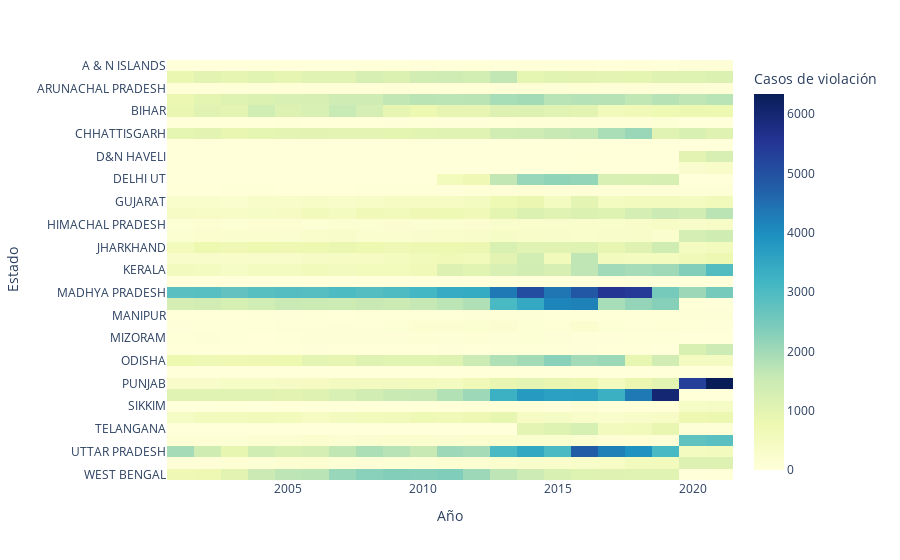

Write notebook code for a chart like this one.
### Code cell
import plotly.express as px

# Crear un mapa de calor usando Plotly
heatmap_data = crimes_df_cleaned.pivot_table(
    values='Casos de violación', 
    index='Estado', 
    columns='Año', 
    aggfunc='sum', 
    fill_value=0
)

# Crear el heatmap interactivo
fig = px.imshow(
    heatmap_data,
    labels=dict(x="Año", y="Estado", color="Casos de violación"),
    x=heatmap_data.columns,
    y=heatmap_data.index,
    color_continuous_scale="YlGnBu",
    aspect="auto"
)

# Mostrar el mapa de calor
fig.show()

### Figure 1 — Plotly figure (JSON) as saved in the notebook; plotly's stock layout.template omitted (floating-point values rounded to 4 significant figures; data arrays with more than 128 entries replaced by an {"elided": "..."} marker saying what was removed)
{"data": [{"coloraxis": "coloraxis", "hovertemplate": "Año: %{x}<br>Estado: %{y}<br>Casos de violación: %{z}<extra></extra>", "name": "0", "type": "heatmap", "x": [2001, 2002, 2003, 2004, 2005, 2006, 2007, 2008, 2009, 2010, 2011, 2012, 2013, 2014, 2015, 2016, 2017, 2018, 2019, 2020, 2021], "xaxis": "x", "y": ["A & N ISLANDS", "ANDHRA PRADESH", "ARUNACHAL PRADESH", "ASSAM", "BIHAR", "CHANDIGARH", "CHHATTISGARH", "D & N HAVELI", "D&N HAVELI", "DAMAN & DIU", "DELHI UT", "GOA", "GUJARAT", "HARYANA", "HIMACHAL PRADESH", "JAMMU & KASHMIR", "JHARKHAND", "KARNATAKA", "KERALA", "LAKSHADWEEP", "MADHYA PRADESH", "MAHARASHTRA", "MANIPUR", "MEGHALAYA", "MIZORAM", "NAGALAND", "ODISHA", "PUDUCHERRY", "PUNJAB", "RAJASTHAN", "SIKKIM", "TAMIL NADU", "TELANGANA", "TRIPURA", "UTTAR PRADESH", "UTTARAKHAND", "WEST BENGAL"], "yaxis": "y", "z": {"elided": "37x21 int values"}}], "layout": {"coloraxis": {"colorbar": {"title": {"text": "Casos de violación"}}, "colorscale": [[0, "rgb(255,255,217)"], [0.125, "rgb(237,248,177)"], [0.25, "rgb(199,233,180)"], [0.375, "rgb(127,205,187)"], [0.5, "rgb(65,182,196)"], [0.625, "rgb(29,145,192)"], [0.75, "rgb(34,94,168)"], [0.875, "rgb(37,52,148)"], [1, "rgb(8,29,88)"]]}, "margin": {"t": 60}, "xaxis": {"anchor": "y", "domain": [0, 1], "title": {"text": "Año"}}, "yaxis": {"anchor": "x", "autorange": "reversed", "domain": [0, 1], "title": {"text": "Estado"}}}}
